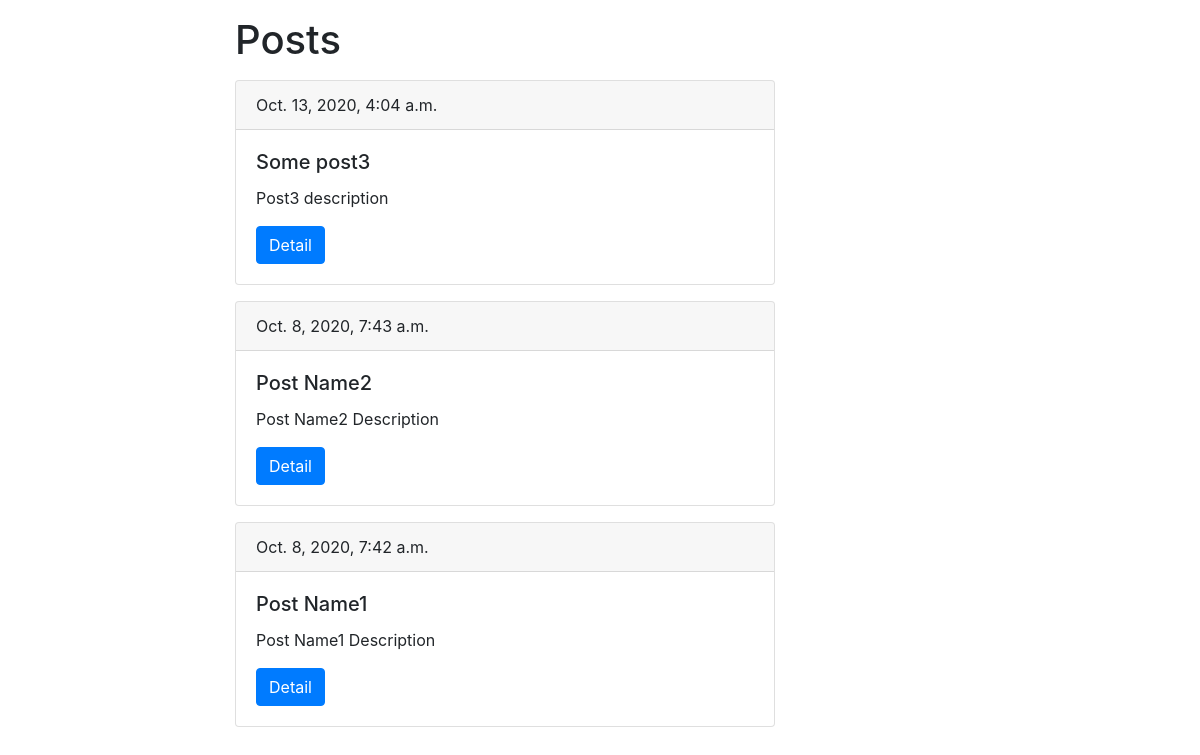
/posts/, run on the app's committed database.
### posts/models.py (models this page shows, shortened)
class Post(models.Model):
    title = models.CharField(max_length=150,
                            verbose_name='Название поста')
    slug = models.SlugField(max_length=150,
                            verbose_name='Слаг поста')
    body = models.TextField(blank=True,
                            verbose_name='Описание поста')
    date_pub = models.DateTimeField(auto_now_add=True,
                                    verbose_name='Время создания поста')

### posts/views.py (the view)
# urls.py: path('', PostList.as_view(), name='list'),
class PostList(ListView):
    model = Post
    template_name = 'post_list.html'
    def get_queryset(self):
        return Post.objects.order_by('date_pub').reverse()

### posts/templates/post_list.html (shortened to what this page needs)
{% extends 'base.html' %}
            {% block content %}
            <h1 class="mt-3">Posts</h1>
            {% for post in object_list %}
            <div class="card mt-3">
                <div class="card-header">
                    {{ post.date_pub }}
                </div>
                <div class="card-body">
                  <h5 class="card-title">{{ post.title }}</h5>
                  <p class="card-text">{{ post.body }}</p>
                  <a href="{% url 'posts:detail' slug=post.slug %}" class="btn btn-primary">Detail</a>
                </div>
              </div>
              {% endfor %}
            {% endblock %}

### data on the page
Post: date_pub "Oct. 13, 2020, 4:04 a.m.", title "Some post3", body "Post3 description"
Post: date_pub "Oct. 8, 2020, 7:43 a.m.", title "Post Name2", body "Post Name2 Description"
Post: date_pub "Oct. 8, 2020, 7:42 a.m.", title "Post Name1", body "Post Name1 Description"
